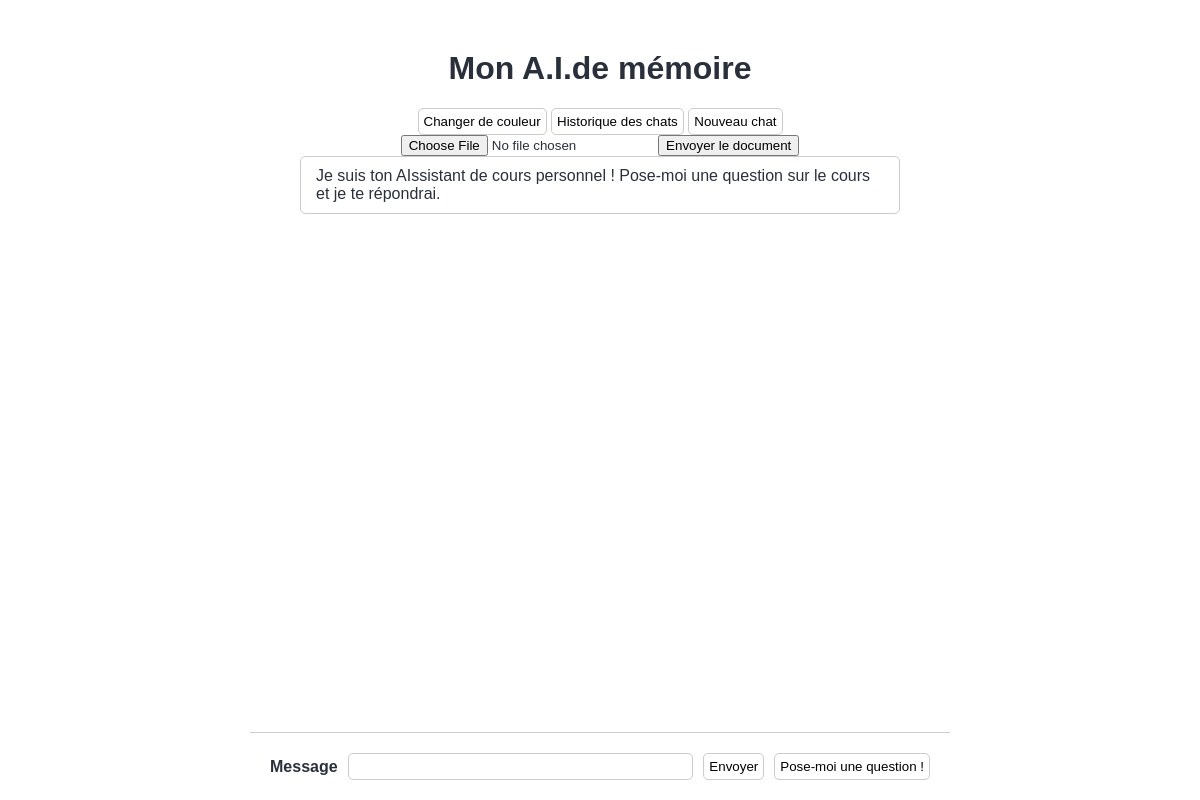
The page /chat-history on the database as committed earlier.
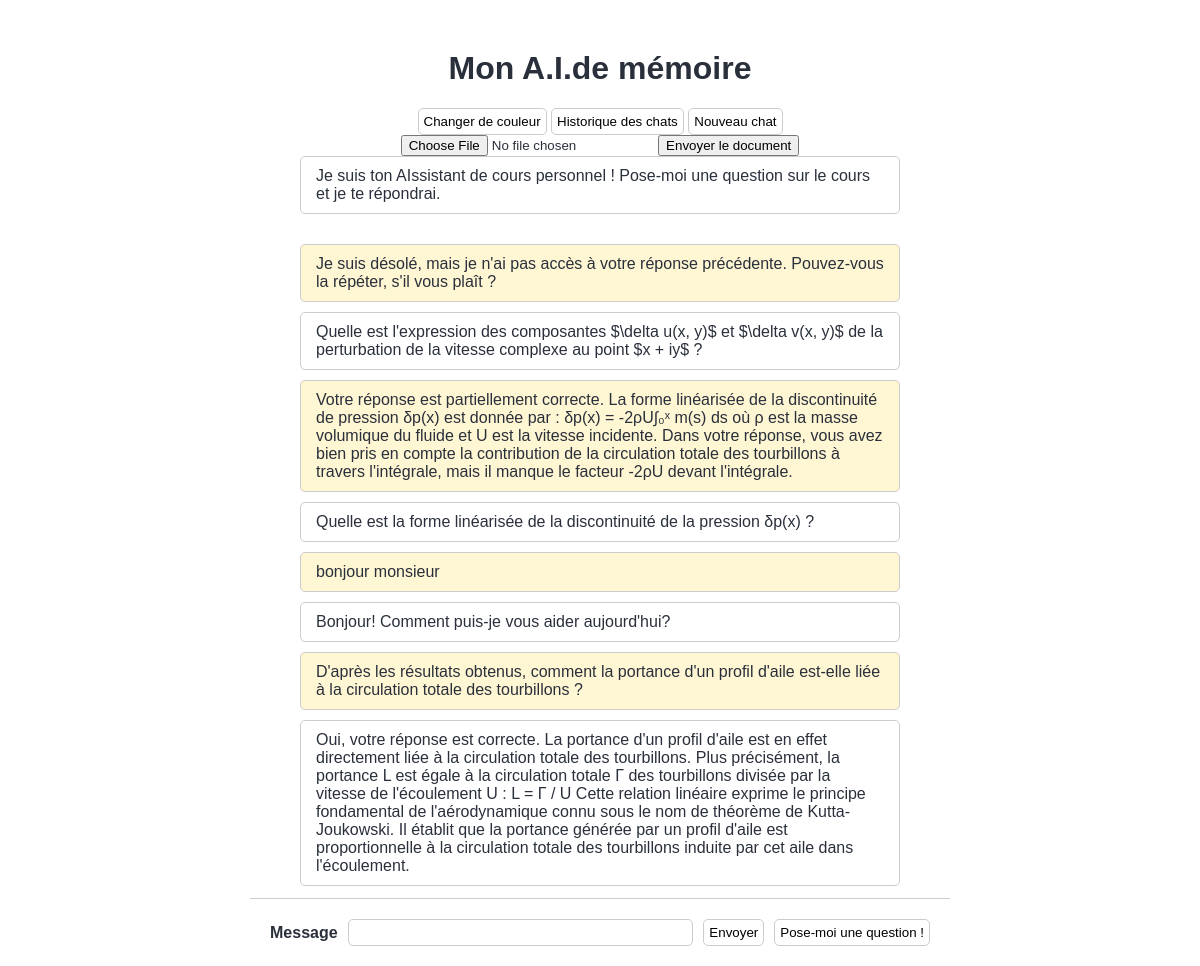
The same page on the database as committed later.
### main.py (models this page shows)
class ChatExchange(db.Model):
    id = db.Column(db.Integer, primary_key=True)
    user_message = db.Column(db.String(255))
    assistant_response = db.Column(db.String(255))

### main.py (the view)
@app.route("/chat-history")  # Route pour afficher l'historique des échanges
def show_chat_history():
    chat_history = ChatExchange.query.all()
    return render_template("index.html", chat_history=chat_history)

### templates/index.html (shortened to what this page needs)
<!DOCTYPE html>
<html lang="fr">
<head>
  <link rel="stylesheet" href="{{ url_for('static', filename='style.css') }}" />
</head>
<body id="body">
  <main class="main-container">
    <header class="header">
      <h1 class="header-title">Mon A.I.de mémoire</h1>
      <button type="button" class="button" id="darkmode-button">Changer de couleur</button>
      <button type="button" class="button" id="history-button">Historique des chats</button>
      <button type="button" class="button" id="chat-button">Nouveau chat</button>
      <form id="form">
        <input type="file" name="background" />
        <button type="submit">Envoyer le document</button>
      </form>
    </header>
    <section id="messages-container" class="messages-container">
      <div class="message message-ai">
        Je suis ton AIssistant de cours personnel ! Pose-moi une question sur
        le cours et je te répondrai.
      </div>
    </section>
    <form id="prompt-form" class="prompt-container">
      <label for="prompt" class="prompt-label">Message</label>
      <input type="text" id="prompt" name="prompt" class="prompt-input" autocomplete="off" />
      <button type="submit" class="button" id="submit-button">Envoyer</button>
      <button type="button" class="button" id="question-button">
        Pose-moi une question !
      </button>
    </form>
    <section id="chat-history" class="messages-container">
      {% for exchange in chat_history %}
      <div class="message message-human">{{ exchange.user_message }}</div>
      <div class="message message-ai">{{ exchange.assistant_response }}</div>
      {% endfor %}
    </section>
  </main>
</body>
</html>

### static/style.css (style rules this page uses)
:root { --body-background-color: #ffffff; --main-background-color: #ffffff; --main-color: #2a303b; --max-body-width: 700px; --border-color: #cccccc; --secondary-color: #fff6d3; --loader-bullet-size: 6px; }
* { box-sizing: border-box; }
body { background-color: var(--body-background-color); padding: 0; margin: 0; font-family: sans-serif; }
.main-container { max-width: var(--max-body-width); min-height: 100vh; background-color: var(--main-background-color); color: var(--main-color); padding: 50px; margin: 0 auto; }
.header { text-align: center; }
.header-title { margin-top: 0; }
.messages-container { display: flex; flex-direction: column; gap: 10px; margin-bottom: 30px; }
.message { border: 1px solid var(--border-color); border-radius: 5px; padding: 10px 15px; }
.message-human { background-color: var(--secondary-color); }
.prompt-container { position: fixed; bottom: 0px; left: 50%; transform: translateX(-50%); width: var(--max-body-width); display: flex; align-items: center; gap: 10px; background-color: var(--main-background-color); padding: 20px; border-top: 1px solid var(--border-color); }
.prompt-label { font-weight: bold; }
.prompt-input { flex-grow: 1; border: 1px solid var(--border-color); border-radius: 5px; padding: 5px; }
.button { border: 1px solid var(--border-color); padding: 5px; border-radius: 5px; background-color: var(--main-background-color); }

Rows that differ between the two databases and show on the page:
added ChatExchange: user_message "Je suis désolé, mais je n'ai pas accès à votre réponse précédente. Pouvez-vous la répéter, s'il vous plaît ?", assistant_response "Quelle est l'expression des composantes $\\delta u(x, y)$ et $\\delta v(x, y)$ de la perturbation de la vitesse complexe au point $x + iy$ ?"
added ChatExchange: user_message "Votre réponse est partiellement correcte. La forme linéarisée de la discontinuité de pression δp(x) est donnée par : δp(x) = -2ρU∫₀ˣ m(s) ds où ρ est la masse volumique du fluide et U est la vitesse incidente. Dans votre réponse, vous avez bien pris en compte la contribution de la circulation totale des tourbillons à travers l'intégrale, mais il manque le facteur -2ρU devant l'intégrale.", assistant_response "Quelle est la forme linéarisée de la discontinuité de la pression δp(x) ?"
added ChatExchange: user_message "bonjour monsieur", assistant_response "Bonjour! Comment puis-je vous aider aujourd'hui?"
added ChatExchange: user_message "D'après les résultats obtenus, comment la portance d'un profil d'aile est-elle liée à la circulation totale des tourbillons ?", assistant_response "Oui, votre réponse est correcte. La portance d'un profil d'aile est en effet directement liée à la circulation totale des tourbillons. Plus précisément, la portance L est égale à la circulation totale Γ des tourbillons divisée par la vitesse de l'écoulement U : L = Γ / U Cette relation linéaire exprime le principe fondamental de l'aérodynamique connu sous le nom de théorème de Kutta-Joukowski. Il établit que la portance générée par un profil d'aile est proportionnelle à la circulation totale des tourbillons induite par cet aile dans l'écoulement."
